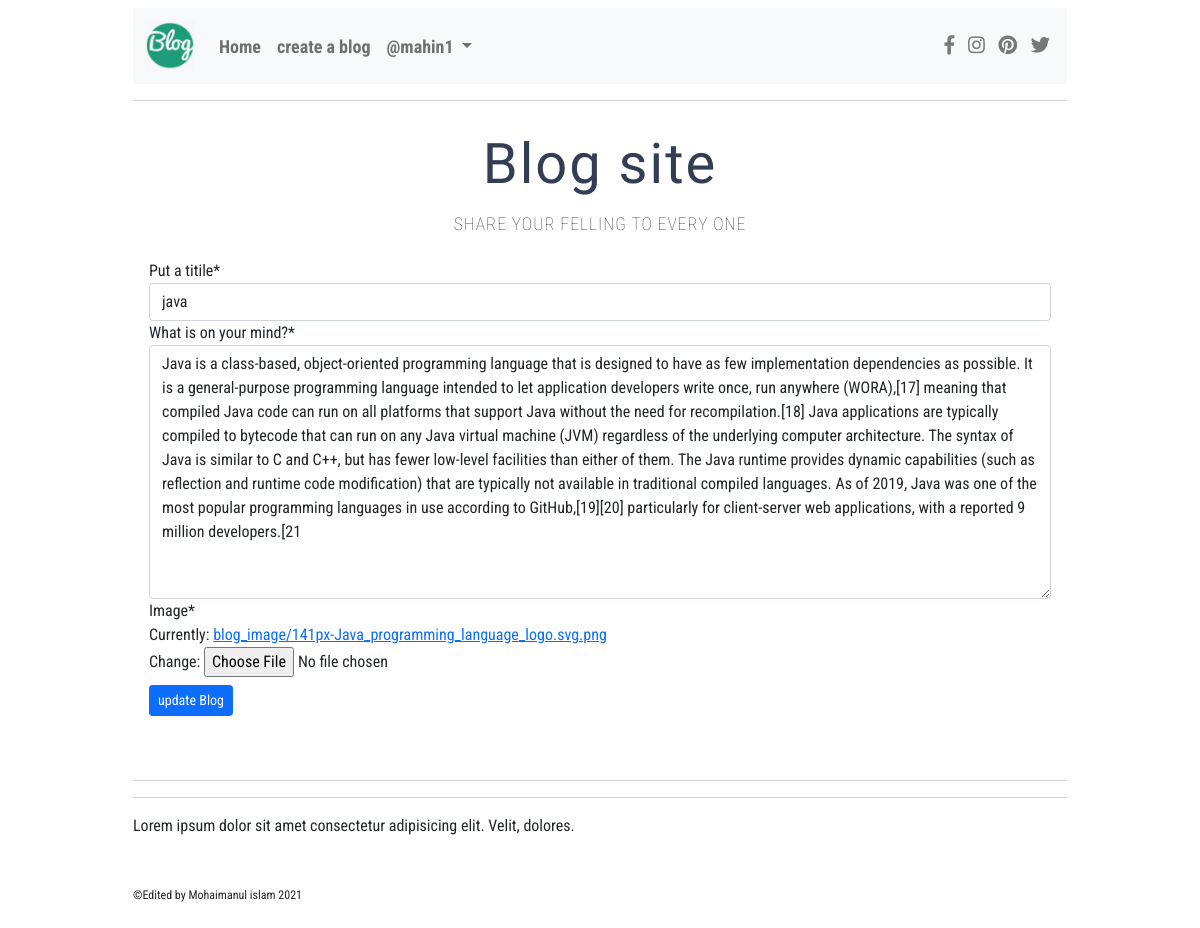
The app's page /edit-blog/3/ (signed in) with its own data.
### App_Blog/models.py (models this page shows, shortened)
class Blog(models.Model):
    author=models.ForeignKey(User,on_delete=models.CASCADE,related_name='post_author')
    blog_title=models.CharField(max_length=264,verbose_name='put a titile')
    slug=models.SlugField(max_length=264,unique=True)
    blog_content=models.TextField(verbose_name='what is on your mind?')
    blog_image=models.ImageField( upload_to='blog_image',verbose_name='image')
    publish_date=models.DateTimeField(auto_now_add=True)
    update_date=models.DateTimeField(auto_now=True)
    class Meta:
        ordering =["-publish_date",]

### App_Blog/views.py (the view, shortened to what this page needs)
# urls.py: path('edit-blog/<pk>/',views.UpdateBlog.as_view(),name='edit_blog'),
class UpdateBlog(LoginRequiredMixin,UpdateView):
    model = Blog
    fields=('blog_title','blog_content','blog_image')
    template_name='App_Blog/edit_blog.html'

### template/App_Blog/edit_blog.html (shortened to what this page needs)
{% extends 'base.html' %}
{% load crispy_forms_tags %}
{% block body %}
{% if blog.author == user %}
<form class='p-2 m-2' method="POST" enctype="multipart/form-data">
    {{form|crispy}}
    <button  class="btn btn-primary btn-sm my-2">update Blog</button>
</form>
{%else%}
<h2>You are not allow thise page 404</h2>
{%endif%}
{% endblock  %}

### template/base.html (shortened to what this page needs)
{%load static%}
<!doctype html>
<html lang="en">
  <head>
    <link href="https://cdn.jsdelivr.net/npm/bootstrap@5.0.0-beta1/dist/css/bootstrap.min.css" rel="stylesheet" >
    <link rel="stylesheet" href="https://use.fontawesome.com/releases/v5.7.0/css/all.css">
    <link rel="stylesheet" type="text/css" href="{% static 'style.css' %}">
  </head>
  <body class="p-2">
    <header>
          <nav class="navbar navbar-expand-lg navbar-light bg-light">
            <div class="container-fluid">
              <a class="navbar-brand" href="#"><img src="{%static 'img/icon.png' %}" alt="" height="50px" width="50px"></a>
              <div class="collapse navbar-collapse" id="navbarSupportedContent">
                <ul class="navbar-nav me-auto mb-2 mb-lg-0">
                  <li class="nav-item catagory_link">
                    <a class="nav-link catagory_link_a  " aria-current="page" href="{%url 'index' %}">Home</a>
                  </li>
                  <li class="nav-item catagory_link">
                    <a class="nav-link" href="{%url 'App_Blog:create_blog' %}">create a blog</a>
                  </li>
                  {%if user.is_authenticated%}
                  <li class="nav-item dropdown catagory_link">
                    <a class="nav-link dropdown-toggle" href="#" id="navbarDropdown" role="button" data-bs-toggle="dropdown" aria-expanded="false">
                      @{{user.username}}
                    </a>
                  </li>
                  {%endif%}
                </ul>
                <div class="right-menu">
                  <a href="#"><i class="fab fa-facebook-f"></i></a>
                  <a href="#"><i class="fab fa-instagram"></i></a>
                  <a href="#"><i class="fab fa-pinterest"></i></a>
                  <a href="#"><i class="fab fa-twitter"></i></a>
                 </div>
              </div>
            </div>
          </nav>
  </header>
  <hr/>
  <main>
      <div class="main-title ">
          <h1>Blog site</h1>
          <h2 class="my-3">Share your felling to every one</h2>
      </div>
{%block body%}
{%endblock%}
<footer>
  <div class="my-5">
    <hr>
    <hr>
      <p>
Lorem ipsum dolor sit amet consectetur adipisicing elit. Velit, dolores.
      </p>
  </div>
  <div class="copyright-part">
      <p>&copy;Edited by Mohaimanul islam 2021</p>
  </div>
</footer>
  </body>
</html>

### static/style.css (style rules this page uses)
body { margin: auto; padding: 0; max-width: 950px; font-family: 'Roboto Condensed', sans-serif; }
.main-title h1 { font-family: 'Kaushan Script', cursive; text-align: center; letter-spacing: 2px; font-size: 3.5em; color: #333e55; margin: 30px 0 0 0; }
.main-title h2 { text-align: center; text-transform: uppercase; font-weight: lighter; letter-spacing: 1px; font-size: 1.1em; margin: 0 0 20px 0; color: #383737; }
.links-icons a, .right-menu a, .aside-links a { padding: 5px; color: #787878; font-size: 1.2em; }
hr { border-color: #c7c4c4; opacity: 0.2; }
footer .copyright-part { font-size: 12px; }
nav .right-menu { float: right; }

### template/base.html (style rules this page uses)
.catagory_link { font-size:18px; font-weight: bold; }

### records on screen
Blog: blog_title "java", blog_content "Java is a class-based, object-oriented programming language that is designed to have as few implementation dependencies as possible. It is a general-purpose programming language intended to let application developers write once, run anywhere (WORA),[17] meaning that compiled Java code can run on all platforms that support Java without the need for recompilation.[18] Java applications are typically compiled to bytecode that can run on any Java virtual machine (JVM) regardless of the underlying computer architecture. The syntax of Java is similar to C and C++, but has fewer low-level facilities than either of them. The Java runtime provides dynamic capabilities (such as reflection and runtime…"

### other values on screen
{{ user.username }} "mahin1"
